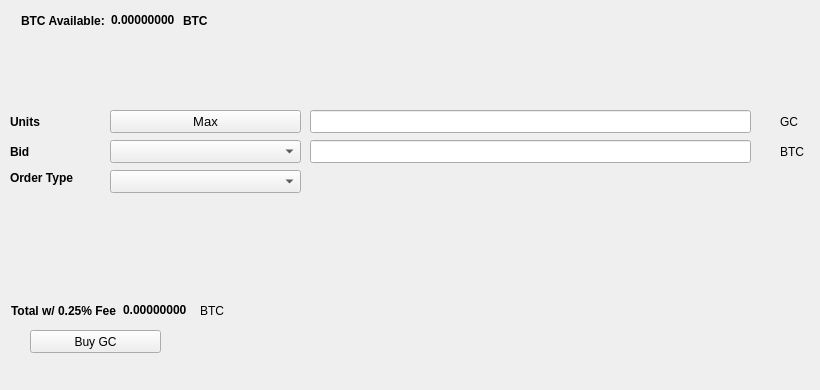
   <widget class="QWidget" name="BuyTab">
    <attribute name="title">
     <string>Buy</string>
    </attribute>
    <widget class="QPushButton" name="BuyGC">
     <property name="geometry">
      <rect>
       <x>30</x>
       <y>330</y>
       <width>131</width>
       <height>23</height>
      </rect>
     </property>
     <property name="text">
      <string>Buy GC</string>
     </property>
     <property name="icon">
      <iconset resource="../gcx.qrc">
       <normaloff>:/icons/bitcoin</normaloff>:/icons/bitcoin</iconset>
     </property>
    </widget>
    <widget class="QLabel" name="label_3">
     <property name="geometry">
      <rect>
       <x>10</x>
       <y>110</y>
       <width>46</width>
       <height>23</height>
      </rect>
     </property>
     <property name="font">
      <font>
       <weight>75</weight>
       <bold>true</bold>
      </font>
     </property>
     <property name="text">
      <string>Units</string>
     </property>
    </widget>
    <widget class="QLineEdit" name="UnitsInput">
     <property name="geometry">
      <rect>
       <x>310</x>
       <y>110</y>
       <width>441</width>
       <height>23</height>
      </rect>
     </property>
     <property name="font">
      <font>
       <pointsize>9</pointsize>
       <weight>75</weight>
       <bold>true</bold>
      </font>
     </property>
    </widget>
    <widget class="QLineEdit" name="BuyBidPriceEdit">
     <property name="geometry">
      <rect>
       <x>310</x>
       <y>140</y>
       <width>441</width>
       <height>23</height>
      </rect>
     </property>
     <property name="font">
      <font>
       <pointsize>9</pointsize>
       <weight>75</weight>
       <bold>true</bold>
      </font>
     </property>
    </widget>
    <widget class="QLabel" name="label_4">
     <property name="geometry">
      <rect>
       <x>780</x>
       <y>110</y>
       <width>31</width>
       <height>23</height>
      </rect>
     </property>
     <property name="text">
      <string>GC</string>
     </property>
    </widget>
    <widget class="QLabel" name="label_5">
     <property name="geometry">
      <rect>
       <x>780</x>
       <y>140</y>
       <width>31</width>
       <height>23</height>
      </rect>
     </property>
     <property name="text">
      <string>BTC</string>
     </property>
    </widget>
    <widget class="QLabel" name="label_6">
     <property name="geometry">
      <rect>
       <x>10</x>
       <y>140</y>
       <width>46</width>
       <height>23</height>
      </rect>
     </property>
     <property name="font">
      <font>
       <weight>75</weight>
       <bold>true</bold>
      </font>
     </property>
     <property name="text">
      <string>Bid</string>
     </property>
    </widget>
    <widget class="QLabel" name="label_7">
     <property name="geometry">
      <rect>
       <x>10</x>
       <y>170</y>
       <width>91</width>
       <height>16</height>
      </rect>
     </property>
     <property name="font">
      <font>
       <weight>75</weight>
       <bold>true</bold>
      </font>
     </property>
     <property name="text">
      <string>Order Type</string>
     </property>
    </widget>
    <widget class="QPushButton" name="Buy_Max_Amount">
     <property name="geometry">
      <rect>
       <x>110</x>
       <y>110</y>
       <width>191</width>
       <height>23</height>
      </rect>
     </property>
     <property name="font">
      <font>
       <pointsize>10</pointsize>
      </font>
     </property>
     <property name="text">
      <string>Max</string>
     </property>
    </widget>
    <widget class="QComboBox" name="BuyBidcomboBox">
     <property name="geometry">
      <rect>
       <x>110</x>
       <y>140</y>
       <width>191</width>
       <height>23</height>
      </rect>
     </property>
     <property name="font">
      <font>
       <pointsize>10</pointsize>
      </font>
     </property>
    </widget>
    <widget class="QComboBox" name="buyOrdertypeCombo">
     <property name="geometry">
      <rect>
       <x>110</x>
       <y>170</y>
       <width>191</width>
       <height>23</height>
      </rect>
     </property>
     <property name="font">
      <font>
       <pointsize>10</pointsize>
      </font>
     </property>
    </widget>
    <widget class="QWidget" name="layoutWidget1">
     <property name="geometry">
      <rect>
       <x>21</x>
       <y>11</y>
       <width>227</width>
       <height>19</height>
      </rect>
     </property>
     <layout class="QHBoxLayout" name="horizontalLayout_3">
      <item>
       <widget class="QLabel" name="label232">
        <property name="font">
         <font>
          <weight>75</weight>
          <bold>true</bold>
         </font>
        </property>
        <property name="text">
         <string>BTC Available:</string>
        </property>
       </widget>
      </item>
      <item>
       <widget class="QLabel" name="BtcAvailableLbl">
        <property name="palette">
         <palette>
          <active>
           <colorrole role="WindowText">
            <brush brushstyle="SolidPattern">
             <color alpha="255">
              <red>0</red>
              <green>0</green>
              <blue>0</blue>
             </color>
            </brush>
           </colorrole>
           <colorrole role="Button">
            <brush brushstyle="SolidPattern">
             <color alpha="255">
              <red>0</red>
              <green>170</green>
              <blue>0</blue>
             </color>
            </brush>
           </colorrole>
           <colorrole role="Light">
            <brush brushstyle="SolidPattern">
             <color alpha="255">
              <red>0</red>
              <green>255</green>
              <blue>0</blue>
             </color>
            </brush>
           </colorrole>
           <colorrole role="Midlight">
            <brush brushstyle="SolidPattern">
             <color alpha="255">
              <red>0</red>
              <green>212</green>
              <blue>0</blue>
             </color>
            </brush>
           </colorrole>
           <colorrole role="Dark">
            <brush brushstyle="SolidPattern">
             <color alpha="255">
              <red>0</red>
              <green>85</green>
              <blue>0</blue>
             </color>
            </brush>
           </colorrole>
           <colorrole role="Mid">
            <brush brushstyle="SolidPattern">
             <color alpha="255">
              <red>0</red>
              <green>113</green>
              <blue>0</blue>
             </color>
            </brush>
           </colorrole>
           <colorrole role="Text">
            <brush brushstyle="SolidPattern">
             <color alpha="255">
              <red>0</red>
              <green>170</green>
              <blue>0</blue>
             </color>
            </brush>
           </colorrole>
           <colorrole role="BrightText">
            <brush brushstyle="SolidPattern">
             <color alpha="255">
              <red>255</red>
              <green>255</green>
              <blue>255</blue>
             </color>
            </brush>
           </colorrole>
           <colorrole role="ButtonText">
            <brush brushstyle="SolidPattern">
             <color alpha="255">
              <red>0</red>
              <green>0</green>
              <blue>0</blue>
             </color>
            </brush>
           </colorrole>
           <colorrole role="Base">
            <brush brushstyle="SolidPattern">
             <color alpha="255">
              <red>255</red>
              <green>255</green>
              <blue>255</blue>
             </color>
            </brush>
           </colorrole>
           <colorrole role="Window">
            <brush brushstyle="SolidPattern">
             <color alpha="255">
              <red>0</red>
              <green>170</green>
              <blue>0</blue>
             </color>
            </brush>
           </colorrole>
           <colorrole role="Shadow">
            <brush brushstyle="SolidPattern">
             <color alpha="255">
              <red>0</red>
              <green>0</green>
              <blue>0</blue>
             </color>
            </brush>
           </colorrole>
           <colorrole role="AlternateBase">
            <brush brushstyle="SolidPattern">
             <color alpha="255">
              <red>127</red>
              <green>212</green>
              <blue>127</blue>
             </color>
            </brush>
           </colorrole>
           <colorrole role="ToolTipBase">
            <brush brushstyle="SolidPattern">
             <color alpha="255">
              <red>255</red>
              <green>255</green>
              <blue>220</blue>
             </color>
            </brush>
           </colorrole>
           <colorrole role="ToolTipText">
            <brush brushstyle="SolidPattern">
             <color alpha="255">
              <red>0</red>
              <green>0</green>
              <blue>0</blue>
             </color>
            </brush>
           </colorrole>
          </active>
          <inactive>
           <colorrole role="WindowText">
            <brush brushstyle="SolidPattern">
             <color alpha="255">
              <red>0</red>
              <green>0</green>
              <blue>0</blue>
             </color>
            </brush>
           </colorrole>
           <colorrole role="Button">
            <brush brushstyle="SolidPattern">
             <color alpha="255">
              <red>0</red>
              <green>170</green>
              <blue>0</blue>
             </color>
            </brush>
           </colorrole>
           <colorrole role="Light">
            <brush brushstyle="SolidPattern">
             <color alpha="255">
              <red>0</red>
              <green>255</green>
              <blue>0</blue>
             </color>
            </brush>
           </colorrole>
           <colorrole role="Midlight">
            <brush brushstyle="SolidPattern">
             <color alpha="255">
              <red>0</red>
              <green>212</green>
              <blue>0</blue>
             </color>
            </brush>
           </colorrole>
           <colorrole role="Dark">
            <brush brushstyle="SolidPattern">
             <color alpha="255">
              <red>0</red>
              <green>85</green>
              <blue>0</blue>
             </color>
            </brush>
           </colorrole>
           <colorrole role="Mid">
            <brush brushstyle="SolidPattern">
             <color alpha="255">
              <red>0</red>
              <green>113</green>
              <blue>0</blue>
             </color>
            </brush>
           </colorrole>
           <colorrole role="Text">
            <brush brushstyle="SolidPattern">
             <color alpha="255">
              <red>0</red>
              <green>170</green>
              <blue>0</blue>
             </color>
            </brush>
           </colorrole>
           <colorrole role="BrightText">
            <brush brushstyle="SolidPattern">
             <color alpha="255">
              <red>255</red>
              <green>255</green>
              <blue>255</blue>
             </color>
            </brush>
           </colorrole>
           <colorrole role="ButtonText">
            <brush brushstyle="SolidPattern">
             <color alpha="255">
              <red>0</red>
              <green>0</green>
              <blue>0</blue>
             </color>
            </brush>
           </colorrole>
           <colorrole role="Base">
            <brush brushstyle="SolidPattern">
             <color alpha="255">
              <red>255</red>
              <green>255</green>
              <blue>255</blue>
             </color>
            </brush>
           </colorrole>
           <colorrole role="Window">
            <brush brushstyle="SolidPattern">
             <color alpha="255">
              <red>0</red>
              <green>170</green>
              <blue>0</blue>
             </color>
            </brush>
           </colorrole>
           <colorrole role="Shadow">
            <brush brushstyle="SolidPattern">
             <color alpha="255">
              <red>0</red>
              <green>0</green>
              <blue>0</blue>
             </color>
            </brush>
           </colorrole>
           <colorrole role="AlternateBase">
            <brush brushstyle="SolidPattern">
             <color alpha="255">
              <red>127</red>
              <green>212</green>
              <blue>127</blue>
             </color>
            </brush>
           </colorrole>
           <colorrole role="ToolTipBase">
            <brush brushstyle="SolidPattern">
             <color alpha="255">
              <red>255</red>
              <green>255</green>
              <blue>220</blue>
             </color>
            </brush>
           </colorrole>
           <colorrole role="ToolTipText">
            <brush brushstyle="SolidPattern">
             <color alpha="255">
              <red>0</red>
              <green>0</green>
              <blue>0</blue>
             </color>
            </brush>
           </colorrole>
          </inactive>
          <disabled>
           <colorrole role="WindowText">
            <brush brushstyle="SolidPattern">
             <color alpha="255">
              <red>0</red>
              <green>85</green>
              <blue>0</blue>
             </color>
            </brush>
           </colorrole>
           <colorrole role="Button">
            <brush brushstyle="SolidPattern">
             <color alpha="255">
              <red>0</red>
              <green>170</green>
              <blue>0</blue>
             </color>
            </brush>
           </colorrole>
           <colorrole role="Light">
            <brush brushstyle="SolidPattern">
             <color alpha="255">
              <red>0</red>
              <green>255</green>
              <blue>0</blue>
             </color>
            </brush>
           </colorrole>
           <colorrole role="Midlight">
            <brush brushstyle="SolidPattern">
             <color alpha="255">
              <red>0</red>
              <green>212</green>
              <blue>0</blue>
             </color>
            </brush>
           </colorrole>
           <colorrole role="Dark">
            <brush brushstyle="SolidPattern">
             <color alpha="255">
              <red>0</red>
              <green>85</green>
              <blue>0</blue>
             </color>
            </brush>
           </colorrole>
           <colorrole role="Mid">
            <brush brushstyle="SolidPattern">
             <color alpha="255">
              <red>0</red>
              <green>113</green>
              <blue>0</blue>
             </color>
            </brush>
           </colorrole>
           <colorrole role="Text">
            <brush brushstyle="SolidPattern">
             <color alpha="255">
              <red>0</red>
              <green>85</green>
              <blue>0</blue>
             </color>
            </brush>
           </colorrole>
           <colorrole role="BrightText">
            <brush brushstyle="SolidPattern">
             <color alpha="255">
              <red>255</red>
              <green>255</green>
              <blue>255</blue>
             </color>
            </brush>
           </colorrole>
           <colorrole role="ButtonText">
            <brush brushstyle="SolidPattern">
             <color alpha="255">
              <red>0</red>
              <green>85</green>
              <blue>0</blue>
             </color>
            </brush>
           </colorrole>
           <colorrole role="Base">
            <brush brushstyle="SolidPattern">
             <color alpha="255">
              <red>0</red>
              <green>170</green>
              <blue>0</blue>
             </color>
            </brush>
           </colorrole>
           <colorrole role="Window">
            <brush brushstyle="SolidPattern">
             <color alpha="255">
              <red>0</red>
              <green>170</green>
              <blue>0</blue>
             </color>
            </brush>
           </colorrole>
           <colorrole role="Shadow">
            <brush brushstyle="SolidPattern">
             <color alpha="255">
              <red>0</red>
              <green>0</green>
              <blue>0</blue>
             </color>
            </brush>
           </colorrole>
           <colorrole role="AlternateBase">
            <brush brushstyle="SolidPattern">
             <color alpha="255">
              <red>0</red>
              <green>170</green>
              <blue>0</blue>
             </color>
            </brush>
           </colorrole>
           <colorrole role="ToolTipBase">
            <brush brushstyle="SolidPattern">
             <color alpha="255">
              <red>255</red>
              <green>255</green>
              <blue>220</blue>
             </color>
            </brush>
           </colorrole>
           <colorrole role="ToolTipText">
            <brush brushstyle="SolidPattern">
             <color alpha="255">
              <red>0</red>
              <green>0</green>
              <blue>0</blue>
             </color>
            </brush>
           </colorrole>
          </disabled>
         </palette>
        </property>
        <property name="font">
         <font>
          <weight>75</weight>
          <bold>true</bold>
         </font>
        </property>
        <property name="text">
         <string>0.00000000</string>
        </property>
        <property name="textInteractionFlags">
         <set>Qt::LinksAccessibleByMouse|Qt::TextSelectableByKeyboard|Qt::TextSelectableByMouse</set>
        </property>
       </widget>
      </item>
      <item>
       <widget class="QLabel" name="BtcAvailableLbl_2">
        <property name="font">
         <font>
          <weight>75</weight>
          <bold>true</bold>
         </font>
        </property>
        <property name="text">
         <string>BTC</string>
        </property>
       </widget>
      </item>
     </layout>
    </widget>
    <widget class="QWidget" name="layoutWidge2">
     <property name="geometry">
      <rect>
       <x>11</x>
       <y>301</y>
       <width>259</width>
       <height>19</height>
      </rect>
     </property>
     <layout class="QHBoxLayout" name="horizontalLayout_4">
      <item>
       <widget class="QLabel" name="label_9">
        <property name="font">
         <font>
          <weight>75</weight>
          <bold>true</bold>
         </font>
        </property>
        <property name="text">
         <string>Total w/ 0.25% Fee</string>
        </property>
       </widget>
      </item>
      <item>
       <widget class="QLabel" name="BuyCostLabel">
        <property name="palette">
         <palette>
          <active>
           <colorrole role="WindowText">
            <brush brushstyle="SolidPattern">
             <color alpha="255">
              <red>0</red>
              <green>0</green>
              <blue>0</blue>
             </color>
            </brush>
           </colorrole>
           <colorrole role="Button">
            <brush brushstyle="SolidPattern">
             <color alpha="255">
              <red>0</red>
              <green>170</green>
              <blue>0</blue>
             </color>
            </brush>
           </colorrole>
           <colorrole role="Light">
            <brush brushstyle="SolidPattern">
             <color alpha="255">
              <red>0</red>
              <green>255</green>
              <blue>0</blue>
             </color>
            </brush>
           </colorrole>
           <colorrole role="Midlight">
            <brush brushstyle="SolidPattern">
             <color alpha="255">
              <red>0</red>
              <green>212</green>
              <blue>0</blue>
             </color>
            </brush>
           </colorrole>
           <colorrole role="Dark">
            <brush brushstyle="SolidPattern">
             <color alpha="255">
              <red>0</red>
              <green>85</green>
              <blue>0</blue>
             </color>
            </brush>
           </colorrole>
           <colorrole role="Mid">
            <brush brushstyle="SolidPattern">
             <color alpha="255">
              <red>0</red>
              <green>113</green>
              <blue>0</blue>
             </color>
            </brush>
           </colorrole>
           <colorrole role="Text">
            <brush brushstyle="SolidPattern">
             <color alpha="255">
              <red>0</red>
              <green>170</green>
              <blue>0</blue>
             </color>
            </brush>
           </colorrole>
           <colorrole role="BrightText">
            <brush brushstyle="SolidPattern">
             <color alpha="255">
              <red>255</red>
              <green>255</green>
              <blue>255</blue>
             </color>
            </brush>
           </colorrole>
           <colorrole role="ButtonText">
            <brush brushstyle="SolidPattern">
             <color alpha="255">
              <red>0</red>
              <green>0</green>
              <blue>0</blue>
             </color>
            </brush>
           </colorrole>
           <colorrole role="Base">
            <brush brushstyle="SolidPattern">
             <color alpha="255">
              <red>255</red>
              <green>255</green>
              <blue>255</blue>
             </color>
            </brush>
           </colorrole>
           <colorrole role="Window">
            <brush brushstyle="SolidPattern">
             <color alpha="255">
              <red>0</red>
              <green>170</green>
              <blue>0</blue>
             </color>
            </brush>
           </colorrole>
           <colorrole role="Shadow">
            <brush brushstyle="SolidPattern">
             <color alpha="255">
              <red>0</red>
              <green>0</green>
              <blue>0</blue>
             </color>
            </brush>
           </colorrole>
           <colorrole role="AlternateBase">
            <brush brushstyle="SolidPattern">
             <color alpha="255">
              <red>127</red>
              <green>212</green>
              <blue>127</blue>
             </color>
            </brush>
           </colorrole>
           <colorrole role="ToolTipBase">
            <brush brushstyle="SolidPattern">
             <color alpha="255">
              <red>255</red>
              <green>255</green>
              <blue>220</blue>
             </color>
            </brush>
           </colorrole>
           <colorrole role="ToolTipText">
            <brush brushstyle="SolidPattern">
             <color alpha="255">
              <red>0</red>
              <green>0</green>
              <blue>0</blue>
             </color>
            </brush>
           </colorrole>
          </active>
          <inactive>
           <colorrole role="WindowText">
            <brush brushstyle="SolidPattern">
             <color alpha="255">
              <red>0</red>
              <green>0</green>
              <blue>0</blue>
             </color>
            </brush>
           </colorrole>
           <colorrole role="Button">
            <brush brushstyle="SolidPattern">
             <color alpha="255">
              <red>0</red>
              <green>170</green>
              <blue>0</blue>
             </color>
            </brush>
           </colorrole>
           <colorrole role="Light">
            <brush brushstyle="SolidPattern">
             <color alpha="255">
              <red>0</red>
              <green>255</green>
              <blue>0</blue>
             </color>
            </brush>
           </colorrole>
           <colorrole role="Midlight">
            <brush brushstyle="SolidPattern">
             <color alpha="255">
              <red>0</red>
              <green>212</green>
              <blue>0</blue>
             </color>
            </brush>
           </colorrole>
           <colorrole role="Dark">
            <brush brushstyle="SolidPattern">
             <color alpha="255">
              <red>0</red>
              <green>85</green>
              <blue>0</blue>
             </color>
            </brush>
           </colorrole>
           <colorrole role="Mid">
            <brush brushstyle="SolidPattern">
             <color alpha="255">
              <red>0</red>
              <green>113</green>
              <blue>0</blue>
             </color>
            </brush>
           </colorrole>
           <colorrole role="Text">
            <brush brushstyle="SolidPattern">
             <color alpha="255">
              <red>0</red>
              <green>170</green>
              <blue>0</blue>
             </color>
            </brush>
           </colorrole>
           <colorrole role="BrightText">
            <brush brushstyle="SolidPattern">
             <color alpha="255">
              <red>255</red>
              <green>255</green>
              <blue>255</blue>
             </color>
            </brush>
           </colorrole>
           <colorrole role="ButtonText">
            <brush brushstyle="SolidPattern">
             <color alpha="255">
              <red>0</red>
              <green>0</green>
              <blue>0</blue>
             </color>
            </brush>
           </colorrole>
           <colorrole role="Base">
            <brush brushstyle="SolidPattern">
             <color alpha="255">
              <red>255</red>
              <green>255</green>
              <blue>255</blue>
             </color>
            </brush>
           </colorrole>
           <colorrole role="Window">
            <brush brushstyle="SolidPattern">
             <color alpha="255">
              <red>0</red>
              <green>170</green>
              <blue>0</blue>
             </color>
            </brush>
           </colorrole>
           <colorrole role="Shadow">
            <brush brushstyle="SolidPattern">
             <color alpha="255">
              <red>0</red>
              <green>0</green>
              <blue>0</blue>
             </color>
            </brush>
           </colorrole>
           <colorrole role="AlternateBase">
            <brush brushstyle="SolidPattern">
             <color alpha="255">
              <red>127</red>
              <green>212</green>
              <blue>127</blue>
             </color>
            </brush>
           </colorrole>
           <colorrole role="ToolTipBase">
            <brush brushstyle="SolidPattern">
             <color alpha="255">
              <red>255</red>
              <green>255</green>
              <blue>220</blue>
             </color>
            </brush>
           </colorrole>
           <colorrole role="ToolTipText">
            <brush brushstyle="SolidPattern">
             <color alpha="255">
              <red>0</red>
              <green>0</green>
              <blue>0</blue>
             </color>
            </brush>
           </colorrole>
          </inactive>
          <disabled>
           <colorrole role="WindowText">
            <brush brushstyle="SolidPattern">
             <color alpha="255">
              <red>0</red>
              <green>85</green>
              <blue>0</blue>
             </color>
            </brush>
           </colorrole>
           <colorrole role="Button">
            <brush brushstyle="SolidPattern">
             <color alpha="255">
              <red>0</red>
              <green>170</green>
              <blue>0</blue>
             </color>
            </brush>
           </colorrole>
           <colorrole role="Light">
            <brush brushstyle="SolidPattern">
             <color alpha="255">
              <red>0</red>
              <green>255</green>
              <blue>0</blue>
             </color>
            </brush>
           </colorrole>
           <colorrole role="Midlight">
            <brush brushstyle="SolidPattern">
             <color alpha="255">
              <red>0</red>
              <green>212</green>
              <blue>0</blue>
             </color>
            </brush>
           </colorrole>
           <colorrole role="Dark">
            <brush brushstyle="SolidPattern">
             <color alpha="255">
              <red>0</red>
              <green>85</green>
              <blue>0</blue>
             </color>
            </brush>
           </colorrole>
           <colorrole role="Mid">
            <brush brushstyle="SolidPattern">
             <color alpha="255">
              <red>0</red>
              <green>113</green>
              <blue>0</blue>
             </color>
            </brush>
           </colorrole>
           <colorrole role="Text">
            <brush brushstyle="SolidPattern">
             <color alpha="255">
              <red>0</red>
              <green>85</green>
              <blue>0</blue>
             </color>
            </brush>
           </colorrole>
           <colorrole role="BrightText">
            <brush brushstyle="SolidPattern">
             <color alpha="255">
              <red>255</red>
              <green>255</green>
              <blue>255</blue>
             </color>
            </brush>
           </colorrole>
           <colorrole role="ButtonText">
            <brush brushstyle="SolidPattern">
             <color alpha="255">
              <red>0</red>
              <green>85</green>
              <blue>0</blue>
             </color>
            </brush>
           </colorrole>
           <colorrole role="Base">
            <brush brushstyle="SolidPattern">
             <color alpha="255">
              <red>0</red>
              <green>170</green>
              <blue>0</blue>
             </color>
            </brush>
           </colorrole>
           <colorrole role="Window">
            <brush brushstyle="SolidPattern">
             <color alpha="255">
              <red>0</red>
              <green>170</green>
              <blue>0</blue>
             </color>
            </brush>
           </colorrole>
           <colorrole role="Shadow">
            <brush brushstyle="SolidPattern">
             <color alpha="255">
              <red>0</red>
              <green>0</green>
              <blue>0</blue>
             </color>
            </brush>
           </colorrole>
           <colorrole role="AlternateBase">
            <brush brushstyle="SolidPattern">
             <color alpha="255">
              <red>0</red>
              <green>170</green>
              <blue>0</blue>
             </color>
            </brush>
           </colorrole>
           <colorrole role="ToolTipBase">
            <brush brushstyle="SolidPattern">
             <color alpha="255">
              <red>255</red>
              <green>255</green>
              <blue>220</blue>
             </color>
            </brush>
           </colorrole>
           <colorrole role="ToolTipText">
            <brush brushstyle="SolidPattern">
             <color alpha="255">
              <red>0</red>
              <green>0</green>
              <blue>0</blue>
             </color>
            </brush>
           </colorrole>
          </disabled>
         </palette>
        </property>
        <property name="font">
         <font>
          <weight>75</weight>
          <bold>true</bold>
         </font>
        </property>
        <property name="autoFillBackground">
         <bool>false</bool>
        </property>
        <property name="text">
         <string>0.00000000</string>
        </property>
        <property name="textInteractionFlags">
         <set>Qt::LinksAccessibleByMouse|Qt::TextSelectableByMouse</set>
        </property>
       </widget>
      </item>
      <item>
       <widget class="QLabel" name="label_10">
        <property name="font">
         <font>
          <weight>50</weight>
          <bold>false</bold>
         </font>
        </property>
        <property name="text">
         <string>BTC</string>
        </property>
       </widget>
      </item>
     </layout>
    </widget>
    <widget class="QLabel" name="label_24">
     <property name="geometry">
      <rect>
       <x>460</x>
       <y>300</y>
       <width>281</width>
       <height>81</height>
      </rect>
     </property>
     <property name="text">
      <string/>
     </property>
     <property name="pixmap">
      <pixmap>:/images/bittrex</pixmap>
     </property>
    </widget>
   </widget>
